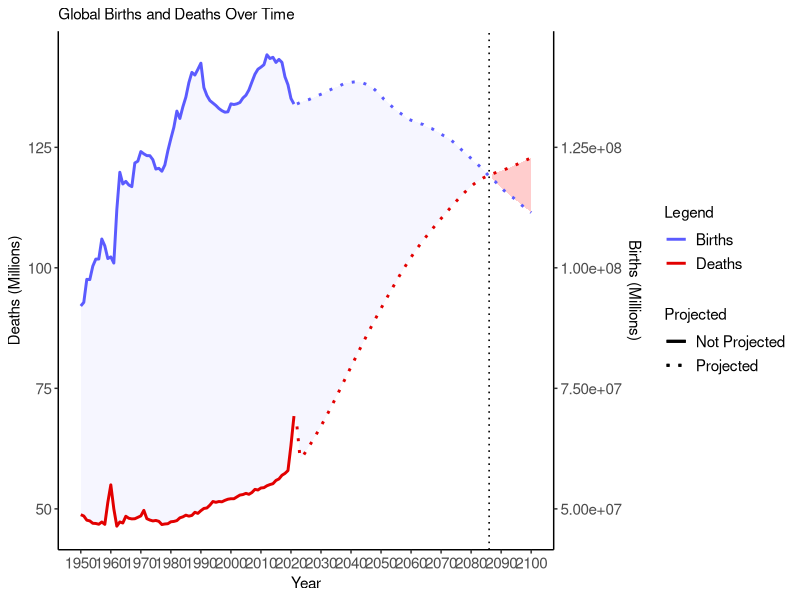
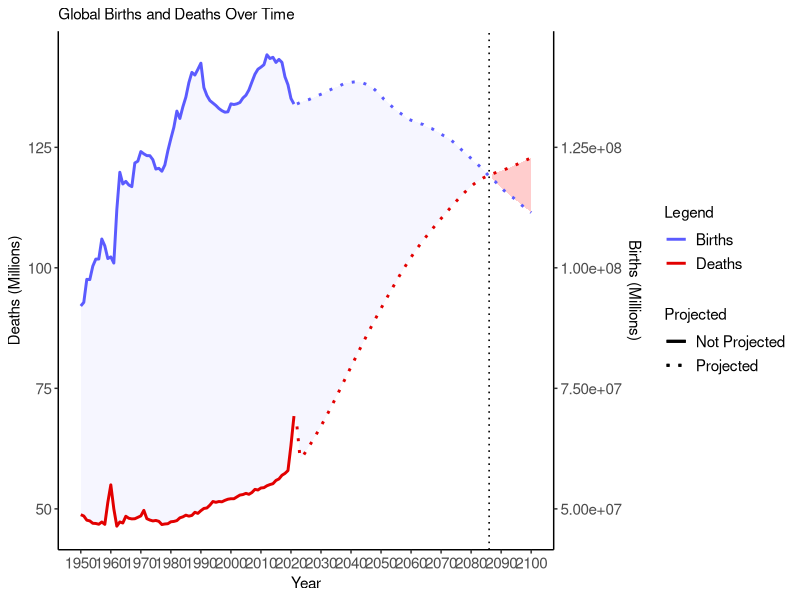

Here is the R script that generated these plots, in order:
# Script para visualização de dados - 30 dias e 30 gráficos
# Prof. Giuseppe Leite
# email: ggfleite@gmail.com

# Carregando bibliotecas necessárias
library(ggplot2)
library(scales)

# Importação de dados
world_data <- read.delim("world_data.txt")

# Transformação de Dados
# Convertendo as colunas de Deaths (Mortes) e Births (Nascimentos) para milhões
world_data$Deaths_Millions <- world_data$Deaths / 1e6
world_data$Births_Millions <- world_data$Births / 1e6

# Criação de Gráfico
ggplot(world_data, aes(x = Year)) +
  # Adicionando faixa (ribbon) entre Deaths e Births para o período de 1059 a 2086
  geom_ribbon(data = subset(world_data, Year >= 1059 & Year <= 2086), 
              aes(ymin = pmin(Deaths_Millions, Births_Millions), 
                  ymax = pmax(Deaths_Millions, Births_Millions)), 
              fill = "#eeeeff", alpha = 0.5) +
  # Adicionando faixa (ribbon) entre Deaths e Births para o período de 2086 a 2100
  geom_ribbon(data = subset(world_data, Year > 2086 & Year <= 2100), 
              aes(ymin = pmin(Deaths_Millions, Births_Millions), 
                  ymax = pmax(Deaths_Millions, Births_Millions)), 
              fill = "#ff9c9c", alpha = 0.5) +
  # Adicionando linhas para Deaths e Births
  geom_line(aes(y = Deaths_Millions, color = "Deaths", linetype = Projected), size = 1) +
  geom_line(aes(y = Births_Millions, color = "Births", linetype = Projected), size = 1) +
  # Adicionando linha vertical no ano de 2086
  geom_vline(xintercept = 2086, linetype = "dotted", color = "black", size = 0.55) +
  # Configurando os eixos y com um eixo secundário para Births
  scale_y_continuous(
    name = "Deaths (Millions)",
    sec.axis = sec_axis(~ . * 1e6, name = "Births (Millions)")
  ) +
  # Definindo cores personalizadas para as linhas
  scale_color_manual(
    values = c("Deaths" = "#e20000", "Births" = "#5b5bff")
  ) +
  # Definindo estilos de linha personalizados para projeções
  scale_linetype_manual(
    name = "Projected",
    values = c("no" = "solid", "yes" = "dotted"),
    labels = c("no" = "Not Projected", "yes" = "Projected")
  ) +
  # Aplicando um tema clássico ao gráfico
  theme_classic() +
  theme(
    axis.title.x = element_text(size = 11),
    axis.title.y = element_text(size = 11),
    axis.text.x = element_text(size = 11),
    axis.text.y = element_text(size = 11),
    legend.title = element_text(size = 11),
    legend.text = element_text(size = 11),
    plot.title = element_text(size = 11)
  ) +
  # Adicionando título e rótulos ao gráfico
  labs(
    title = "Global Births and Deaths Over Time",
    x = "Year",
    color = "Legend",
    linetype = "Projection"
  ) +
  # Configurando os intervalos do eixo x
  scale_x_continuous(breaks = seq(min(world_data$Year), max(world_data$Year), by = 10))

# Salvando o gráfico como um arquivo PDF
ggsave("dia_02.pdf", width = 10, height = 6)
